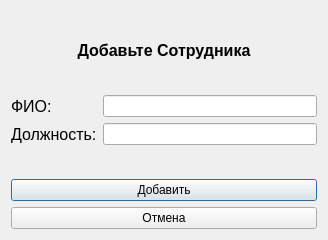
<?xml version="1.0" encoding="UTF-8"?>
<ui version="4.0">
 <class>worker</class>
 <widget class="QDialog" name="worker">
  <property name="geometry">
   <rect>
    <x>0</x>
    <y>0</y>
    <width>328</width>
    <height>240</height>
   </rect>
  </property>
  <property name="windowTitle">
   <string>Dialog</string>
  </property>
  <layout class="QVBoxLayout" name="verticalLayout">
   <item>
    <widget class="QLabel" name="label_3">
     <property name="font">
      <font>
       <family>Segoe UI</family>
       <pointsize>12</pointsize>
       <weight>75</weight>
       <bold>true</bold>
      </font>
     </property>
     <property name="text">
      <string>Добавьте Сотрудника</string>
     </property>
     <property name="alignment">
      <set>Qt::AlignCenter</set>
     </property>
    </widget>
   </item>
   <item>
    <layout class="QFormLayout" name="formLayout">
     <item row="0" column="0">
      <widget class="QLabel" name="label_2">
       <property name="font">
        <font>
         <pointsize>12</pointsize>
        </font>
       </property>
       <property name="text">
        <string>ФИО:</string>
       </property>
      </widget>
     </item>
     <item row="0" column="1">
      <widget class="QLineEdit" name="lineEdit_2"/>
     </item>
     <item row="1" column="0">
      <widget class="QLabel" name="label">
       <property name="font">
        <font>
         <pointsize>12</pointsize>
        </font>
       </property>
       <property name="text">
        <string>Должность:</string>
       </property>
      </widget>
     </item>
     <item row="1" column="1">
      <widget class="QLineEdit" name="lineEdit"/>
     </item>
    </layout>
   </item>
   <item>
    <widget class="QPushButton" name="Add">
     <property name="text">
      <string>Добавить</string>
     </property>
    </widget>
   </item>
   <item>
    <widget class="QPushButton" name="ESC">
     <property name="text">
      <string>Отмена</string>
     </property>
    </widget>
   </item>
  </layout>
 </widget>
 <tabstops>
  <tabstop>lineEdit_2</tabstop>
  <tabstop>lineEdit</tabstop>
 </tabstops>
 <resources/>
 <connections/>
</ui>
